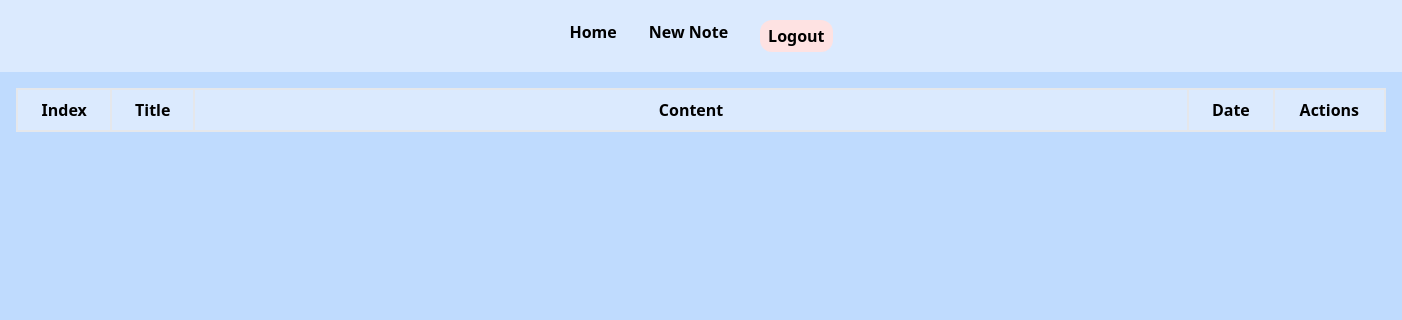
The page / (signed in) on the database as committed earlier.
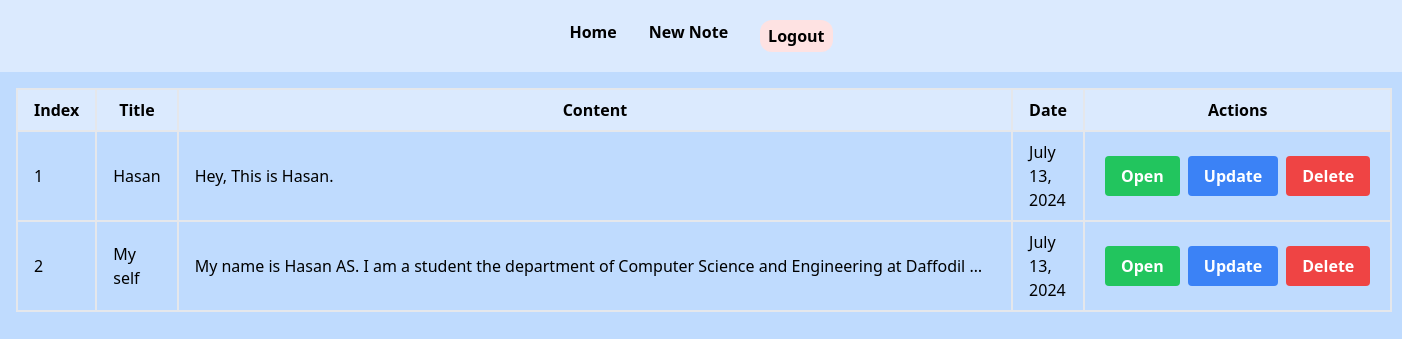
The same page on the database as committed later.
### main/models.py (models this page shows, shortened)
class Notess(models.Model):
    user = models.ForeignKey(User, on_delete=models.CASCADE)
    title = models.CharField(max_length=200)
    content = models.TextField()
    create_date = models.DateField(blank=True, null=True)
    update_date = models.DateField(blank=True, null=True)

### main/views.py (the view)
# urls.py: 2. Add a URL to urlpatterns:  path('', views.home, name='home')
@login_required
def home(request):
    notes = Notess.objects.filter(user=request.user)
    context = {
        "notes": notes
    }
    return render(request, 'home.html', context)

### main/templates/home.html (shortened to what this page needs)
{% extends "base.html" %}
{% load static %}
{% block content %}
<div class="main p-4 items-center justify-center">
    <table class="border-collapse w-full">
        <thead>
            <tr class="bg-blue-100">
                <th class="border-2 px-4 py-2">Index</th>
                <th class="border-2 px-4 py-2">Title</th>
                <th class="border-2 px-96 py-2">Content</th>
                <th class="border-2 px-4 py-2">Date</th>
                <th class="border-2 px-4 py-2">Actions</th>
            </tr>
        </thead>
        <tbody>
            {% for note in notes %}
            <tr>
                <td class="border-2 px-4 py-2">{{ forloop.counter }}</td>
                <td class="border-2 px-4 py-2">{{ note.title }}</td>
                <td class="border-2 px-4 py-2">{{ note.content|striptags|truncatechars:100 }}</td>
                <td class="border-2 px-4 py-2">{{ note.create_date }}</td>
                <td class="border-2 px-4 py-2">
                    <div class="flex justify-center">
                        <form action="{% url 'show' note.id %}" method="get" class="inline">
                            <button type="submit" class="bg-green-500 hover:bg-green-700 text-white font-bold px-4 py-2 rounded mx-1">Open</button>
                        </form>
                        <form action="{% url 'update_note' note.id %}" method="get" class="inline">
                            <button class="bg-blue-500 hover:bg-blue-700 text-white font-bold py-2 px-4 rounded mx-1">Update</button>
                        </form>
                        <form action="{% url 'delete_note' note.id %}" method="post" class="inline">
                            <button type="submit" class="bg-red-500 hover:bg-red-700 text-white font-bold px-4 py-2 rounded mx-1">Delete</button>
                        </form>
                    </div>
                </td>
            </tr>
            {% endfor %}
        </tbody>
    </table>
</div>
{% endblock content %}

### main/templates/base.html (shortened to what this page needs)
<!DOCTYPE html>
<html lang="en">
{% load static %}
<head>
    <script src="https://cdn.tailwindcss.com"></script>
    <link rel="stylesheet" href="{% static 'css/style.css' %}">
</head>
<body class='bg-blue-200'>
    <nav class="bg-blue-100 py-5">
        <ul class="flex justify-center text-center font-bold space-x-8">
            <li class="hover:cursor-pointer hover:underline"><a href="{% url 'home' %}">Home</a></li>
            <li class="hover:cursor-pointer hover:underline"><a href="{% url 'create' %}">New Note</a></li>
            {% if user.is_authenticated %}
                <li class="hover:cursor-pointer hover:underline bg-red-100 hover:bg-rhover:cursor-pointer hover:underlineed-300 rounded-xl px-2 py-1"><a href="{% url 'logout' %}">Logout</a></li>
            {% else %}
                <li class="hover:cursor-pointer hover:underline"><a href="{% url 'login' %}">Login</a></li>
                <li class="hover:cursor-pointer hover:underline"><a href="{% url 'registration' %}">Registration</a></li>
            {% endif %}
        </ul>
    </nav>
    {% block content %}
    {% endblock content %}
</body>
</html>

Rows that differ between the two databases and show on the page:
added Notess: title "Hasan", content "Hey, This is Hasan.", create_date "July 13, 2024"
added Notess: title "My self", content "My name is Hasan AS. I am a student the department of Computer Science and Engineering at Daffodil …", create_date "July 13, 2024"
